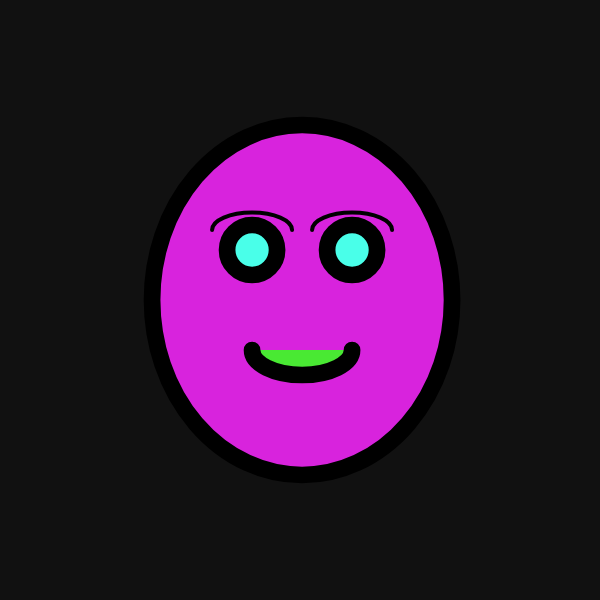
Frame 1 (no input)
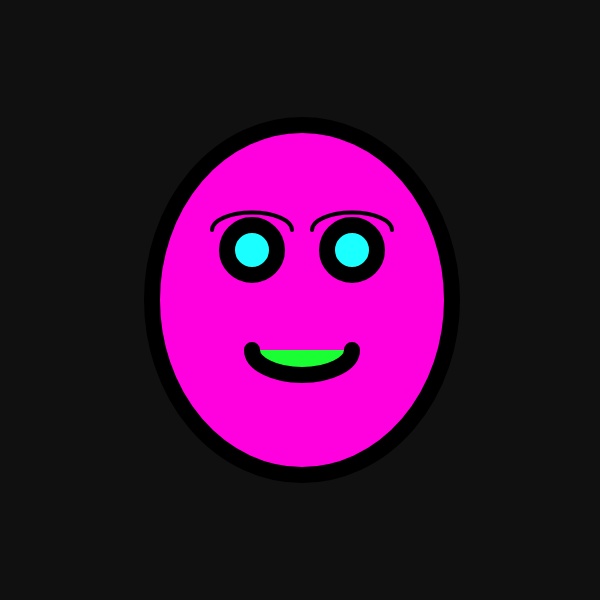
Frame 60 (no input)
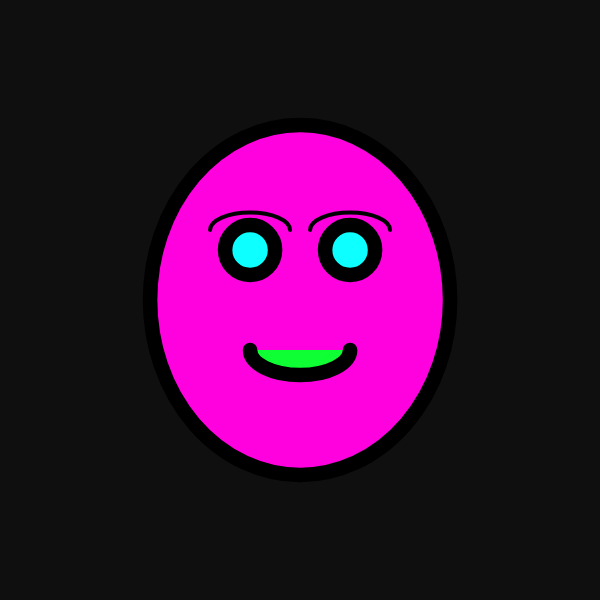
Frame 120 (the mouse pressed at the canvas centre since frame 60)

The p5.js sketch that drew these frames (run headless with seeded random() and noise() and a simulated clock; from frame 60 on, the mouse is pressed at the canvas centre):

// p5.js sketch
// ── sketch.js
function setup() {
  createCanvas(600, 600);//Crea un área de dibuix de 600 pixels quadrats, 600 píxels d'ample i 600 píxels d'alçada, canvas és àrea de dibuix. setup és la configuració o característiques del nostre codi
}
//farem canvis aleatoris amb random i canvis suaus amb noise
function draw() {//draw significa dibuixar
 let canvigran= random(0,255);
  let canvisuau=noise(0.001*frameCount)*25;
   let canvisuau2=noise(0.001*frameCount+10000)*127;
  background(canvisuau);//fons de color gris, és de color gris perquè hi ha un número entre 0 i 255 i el 0 és negre i el 255 es blanc
  let tremolor=random (0,10);
  let tremolorsuau=noise(0.001*frameCount)*10;
  print(tremolorsuau);
  strokeWeight(canvisuau);
  fill(34+canvigran,217-canvigran,238-canvisuau);//fill és omplir de color el que hi ha a continuació en aquest cas el·lipses. El primer número es el nivell de vermellor(R:red), el segon numero es el nivell de verdor(G:green) i el tercer número es el nivell de blavor(B:blue). Podem fer 255x255x255:16.700.000 de colors diferents. He de posar el color que vulgui als ulls i a la cara canviant els 3 números, buscant a google colors RGB
  ellipse(300+tremolor,300,300,350);//Es la cara sencera. El primer número significa la posició X (horitzontal) del centre de la el·lipse. El segon número significa la posició Y (vertical) del centre de la el·lipse. El tercer número significa l'amplada de la el·lipseen píxels i el quart l'alçada de la el·lipse. Sempre els números son píxels contats des de la cantonada superior esquerra, és a dir el punt 0,0 es troba diferent que a matemàtiques (cantonada inferior esquerra)
  fill(255-canvigran,255,51+canvigran);//color dels ulls
    ellipse(350+tremolor,250,50,50);//és l'ull dret perquè és 350 de X al centre
  ellipse(250+tremolor,250,50,50);//és l'ull esquerre perquè és 250 píxels de X del centre
  fill(255-canvigran,51+canvigran,51);//és el color de la boca i és vermellós perquè te molta quantitat de vermell
  arc(300+tremolor,350,100,50,0,PI);//boca
  noFill();//no omplis de color la cella
  strokeWeight(4);
  arc(250+tremolor,230,80,35,PI,0);//cella esquerra
  strokeWeight(4);
  arc(350+tremolor,230,80,35,PI,0);//cella dreta: els dos primers números són la X
  }
